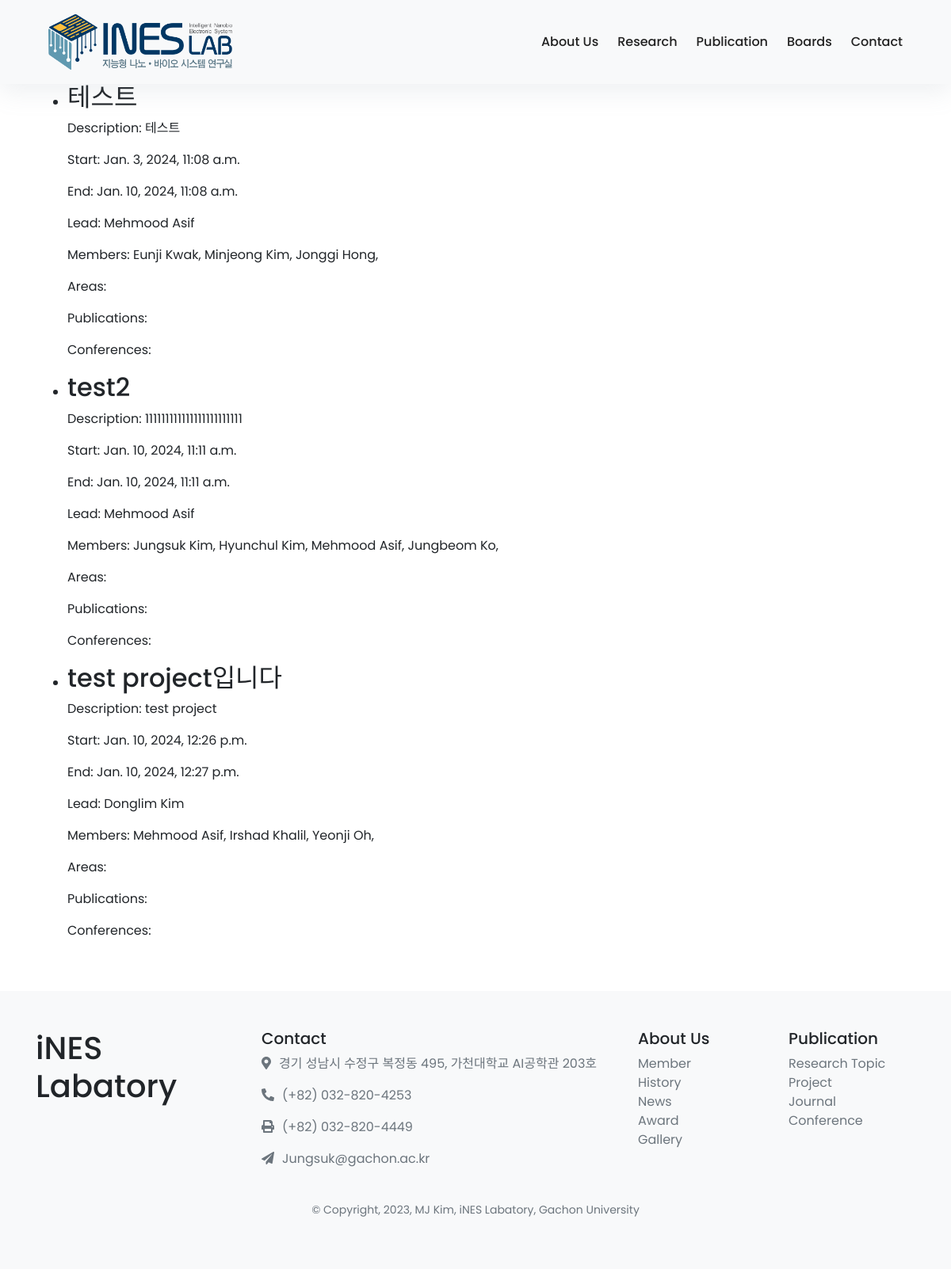
The app's page /project/ with its own data.
### project/models.py (models this page shows, shortened)
class Projects(models.Model):
    name = models.CharField(max_length=255)
    description = models.TextField()
    start_date = models.DateTimeField()
    end_date = models.DateTimeField()
    project_lead = models.ForeignKey(member_list, on_delete=models.CASCADE, related_name='project_lead')  # 프로젝트 리더
    members = models.ManyToManyField(member_list)  # 프로젝트에 참여하는 멤버들
    areas = models.ManyToManyField(Area)  # 프로젝트 관련 영역

### member/models.py (models this page shows, shortened)
class member_list(models.Model):
    DEGREE_CHOICES = [
        ('CA', 'Co-Advisor'),
        ('PR', 'Professor'),
        ('PD', 'Postdoc'),
        ('PHD', 'PhD'),
        ('MS', 'Master'),
        ('BS', 'Bachelor'),
    ]
    STATUS_CHOICES = [
        ('CU', 'Current'),
        ('AL', 'Alumni'),
    ]
    name = models.CharField(max_length=20, default="Name")
    email = models.EmailField(max_length=254, default="@gachon.ac.kr")
    main_photo = models.FileField(upload_to="upload/%Y/%m/%d/", blank=True)
    hobby_photo = models.FileField(upload_to="upload/%Y/%m/%d/", blank=True)
    motto = models.CharField(max_length=50, default="No data")
    department = models.CharField(max_length=50, default = "Department of Biomedical Engineering")
    degree = models.CharField(max_length=50, choices=DEGREE_CHOICES, default='BS')
    status = models.CharField(max_length=2, choices=STATUS_CHOICES, default='CU')

### project/views.py (the view)
# urls.py: path('', views.projects_list, name='projects-list'),
def projects_list(request):
    projects = Projects.objects.all()  # Projects 모든 인스턴스 가져오기
    template = loader.get_template('../templates/labweb/projects_list.html')
    context = {
        'projects': projects,
    }
    return HttpResponse(template.render(context, request))

### templates/labweb/projects_list.html (shortened to what this page needs)
{% extends 'labweb/base.html' %}
{% block content %}
<div class="container py-5">
    <h1>Projects</h1>
    <ul>
        {% for project in projects %}
        <li>
            <h2>{{ project.name }}</h2>
            <p>Description: {{ project.description }}</p>
            <p>Start: {{ project.start_date }}</p>
            <p>End: {{ project.end_date }}</p>
            <p>Lead: {{ project.project_lead.name }}</p>
            <p>Members:
                {% for member in project.members.all %}
                    {{ member.name }},
                {% endfor %}
            </p>
            <p>Areas:
            </p>
            <p>Publications:
            </p>
            <p>Conferences:
            </p>
        </li>
        {% endfor %}
    </ul>
</div>
{% endblock %}

### static/css/navbar.css (style rules this page uses)
body { font-family: 'Poppins', sans-serif !important; font-size: 16px; line-height: 24px; font-weight: 400; color: #212112; background-image: linear-gradient( to top, rgba(255,255,255,0) 10%, rgba(255,255,255,0.25) 25%, rgba(255,255,255,0.5) 50%, rgba(255,255,255,0.75) 75%, rgba(255,255,255,1) 100% ), url('/static/images/home2.jpeg'); background-position: center bottom ; background-repeat: no-repeat; background-size: 100% 50%; background-color: #fff; overflow-x: hidden; }

### templates/labweb/base.html (style rules this page uses)
body { font-family: "Big Caslon Medium", sans-serif; }

### records on screen
Projects: name "테스트", description "테스트", start_date "Jan. 3, 2024, 11:08 a.m.", end_date "Jan. 10, 2024, 11:08 a.m.", project_lead.name "Mehmood Asif"
member_list: name "Eunji Kwak"
member_list: name "Minjeong Kim"
member_list: name "Jonggi Hong"
Projects: name "test2", description "111111111111111111111111", start_date "Jan. 10, 2024, 11:11 a.m.", end_date "Jan. 10, 2024, 11:11 a.m.", project_lead.name "Mehmood Asif"
member_list: name "Jungsuk Kim"
member_list: name "Hyunchul Kim"
member_list: name "Mehmood Asif"
member_list: name "Jungbeom Ko"
Projects: name "test project입니다", description "test project", start_date "Jan. 10, 2024, 12:26 p.m.", end_date "Jan. 10, 2024, 12:27 p.m.", project_lead.name "Donglim Kim"
member_list: name "Irshad Khalil"
member_list: name "Yeonji Oh"
